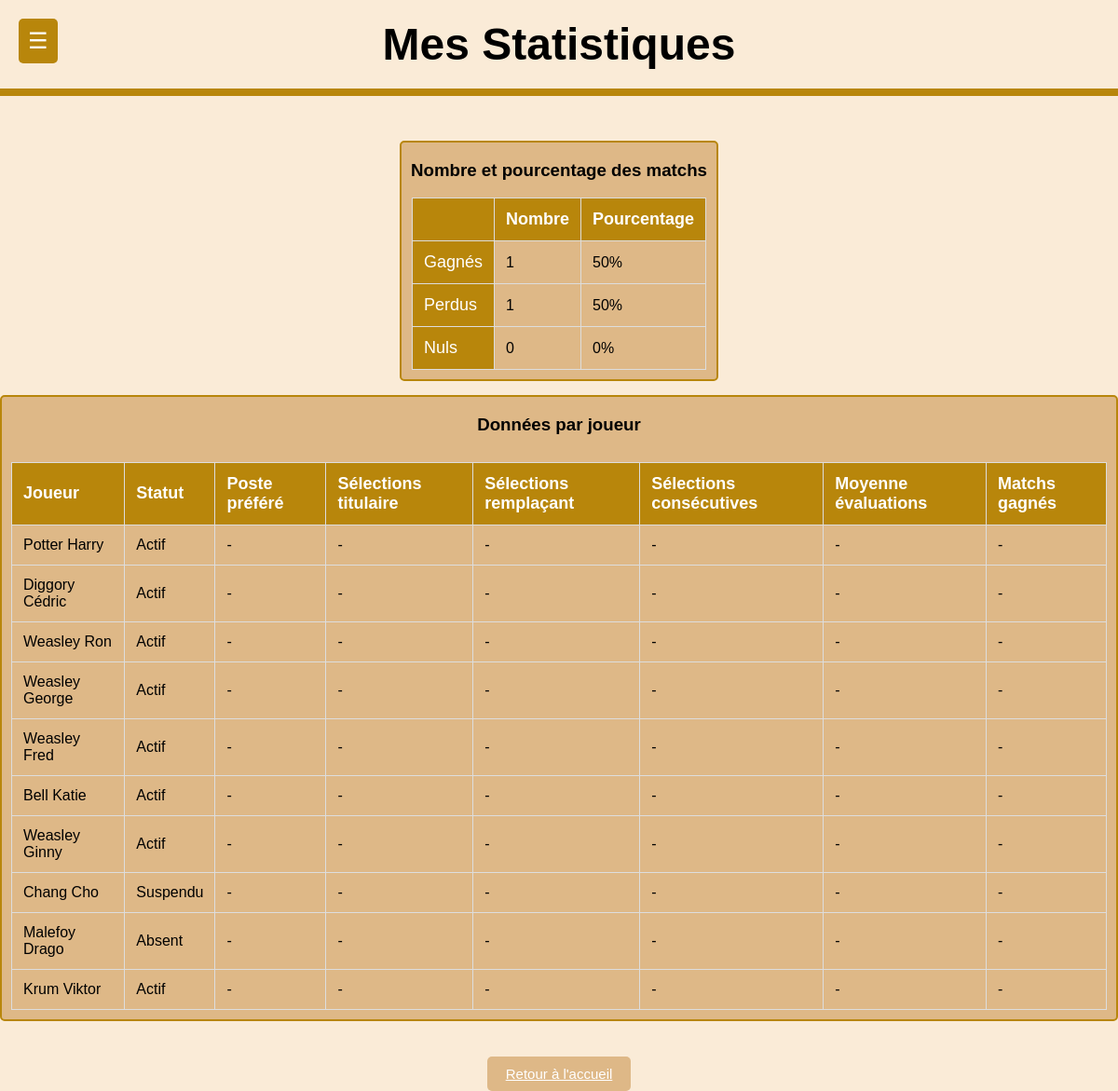
/php/pages/PageStatistiques.php, run on the app's committed database.
### tables this page shows
CREATE TABLE IF NOT EXISTS Joueur(
   Numero_licence INT ,
   Nom VARCHAR(30) ,
   Prenom VARCHAR(30) ,
   Date_naissance DATE,
   Taille DECIMAL(4,1)  ,
   Poids DECIMAL(4,1)  ,
   Statut ENUM('Actif', 'Blessé', 'Suspendu', 'Absent') DEFAULT 'Actif',
   Photo VARCHAR(51),
   PRIMARY KEY(Numero_licence)
);

### php/requetesSql.php (called while the page is built, shortened)
<?php
        $select_joueur = "SELECT Numero_licence, Nom, Prenom, Statut, photo FROM Joueur";
        $select_match_concat_date_heure="SELECT Date_Match, Heure, Lieu_Rencontre, Nom_Equipe_Adverse, Resultat_Equipe, Resultat_Equipe_Adverse, Id_Match FROM Match_ WHERE CONCAT(Date_Match,' ',Heure) < :current_datetime";
        $poste_prefere ="SELECT p.Poste
                        FROM Participer p JOIN Joueur j ON p.Numero_licence = j.Numero_licence WHERE p.Id_Match = (
                        SELECT MAX(Id_Match) FROM Participer WHERE Numero_licence = p.Numero_licence )
                        AND j.Numero_licence = ?";
        $nb_titulaire ="SELECT COUNT(p.Titulaire) AS Titulaire
                        FROM Participer p
                        JOIN Joueur j ON p.Numero_licence = j.Numero_licence
                        WHERE p.Titulaire = 1
                        AND j.Numero_licence = ?
                        GROUP BY j.Numero_licence";
        $nb_remplacant ="SELECT COUNT(p.Titulaire) AS Remplacant
                        FROM Participer p
                        JOIN Joueur j ON p.Numero_licence = j.Numero_licence
                        WHERE p.Titulaire = 0
                        AND j.Numero_licence = ?
                        GROUP BY j.Numero_licence";
        $nb_selec_consecutive ="WITH OrderedMatches AS (SELECT p.Numero_licence, m.Id_Match, m.Date_Match,
                                ROW_NUMBER() OVER (PARTITION BY p.Numero_licence ORDER BY m.Date_Match) AS rn
                                FROM Participer p JOIN Match_ m ON p.Id_Match = m.Id_Match WHERE p.Numero_licence = ? ),
                                ConsecutiveGroups AS (SELECT  Numero_licence, Id_Match, Date_Match, rn, DATE_SUB(Date_Match, INTERVAL rn DAY) AS grp
                                FROM OrderedMatches)
                                SELECT Numero_licence, COUNT(*) AS ConsecutiveSelections FROM ConsecutiveGroups
                                GROUP BY Numero_licence, grp ORDER BY ConsecutiveSelections DESC LIMIT 1";
        $moyenne_eval ="SELECT p.Numero_licence, AVG(p.Evaluation) AS Moyenne_Evaluation
                        FROM Participer p
                        JOIN Joueur j ON p.Numero_licence = j.Numero_licence
                        JOIN Match_ m ON p.Id_Match = m.Id_Match
                        WHERE p.Numero_licence = ?
                        AND m.Date_Match < CURDATE()
                        GROUP BY p.Numero_licence";
        $participation_match_gagne="SELECT
                                    p.Numero_licence, COUNT(*) AS Nombre_Participations_Matchs_Gagnes
                                    FROM Participer p
                                    JOIN Joueur j ON p.Numero_licence = j.Numero_licence
                                    JOIN Match_ m ON p.Id_Match = m.Id_Match
                                    WHERE p.Numero_licence = ?
                                    AND m.Resultat_Equipe > m.Resultat_Equipe_Adverse
                                    GROUP BY p.Numero_licence";
?>

### php/pages/PageStatistiques.php (the view, shortened to what this page needs)
<?php
require('../bd/ConnexionBD.php');
require('../requetesSql.php');
$stmt = $linkpdo->prepare($select_match_concat_date_heure);
$stmt->execute(['current_datetime' => date('Y-m-d H:i:s')]);
$matchs = $stmt->fetchAll(PDO::FETCH_ASSOC);
$stmt = $linkpdo->prepare($select_joueur);
$stmt->execute();
$joueurs = $stmt->fetchAll(PDO::FETCH_ASSOC);
function getDataFromQuery($linkpdo, $requete, $joueur, $paramAttendu){
    $stmt = $linkpdo->prepare($requete);
    $stmt->execute([$joueur["Numero_licence"]]);
    $result = $stmt->fetch(PDO::FETCH_ASSOC);
    if ($result == FALSE){
        return "-";
    } else {
        $temp_value = $result[$paramAttendu];
        if (is_numeric($temp_value)) {
            $temp_value = (int)floatval($temp_value);
        }
        return $temp_value;
    }
}
$matchs_gagnes = 0;
$matchs_perdus = 0;
$matchs_nuls = 0;
foreach ($matchs as $match) {
    if ($match['Resultat_Equipe'] > $match['Resultat_Equipe_Adverse']) {
        $matchs_gagnes++;
    } elseif ($match['Resultat_Equipe'] < $match['Resultat_Equipe_Adverse']) {
        $matchs_perdus++;
    } else {
        $matchs_nuls++;
    }
}
$nombre_total_match = count($matchs);
$pourcentage_matchs_gagnes = $nombre_total_match > 0 ? round(($matchs_gagnes / $nombre_total_match) * 100, 2) : 0;
$pourcentage_matchs_perdus = $nombre_total_match > 0 ? round(($matchs_perdus / $nombre_total_match) * 100, 2) : 0;
$pourcentage_matchs_nuls = $nombre_total_match > 0 ? round(($matchs_nuls / $nombre_total_match) * 100, 2) : 0;
?>
<!DOCTYPE html>
<html lang="fr">
<head>
    <link href="../css/Statistiques.css" rel="stylesheet">
</head>
<body>
<header>Mes Statistiques</header>
    <div class="menu-container">
        <button class="menu-button">☰</button>
    </div>
    <div class="grid">
        <div class="un">
            <h3> Nombre et pourcentage des matchs </h3>
            <table>
            <thead>
                <tr>
                    <th></th>
                    <th>Nombre</th>
                    <th>Pourcentage</th>
                </tr>
            </thead>
            <tbody>
            <tr>
                    <td class="type">Gagnés</td>
                    <td><?php echo $matchs_gagnes; ?></td>
                    <td><?php echo $pourcentage_matchs_gagnes; ?>%</td>
                </tr>
                <tr>
                    <td class="type">Perdus</td>
                    <td><?php echo $matchs_perdus; ?></td>
                    <td><?php echo $pourcentage_matchs_perdus; ?>%</td>
                </tr>
                <tr>
                    <td class="type">Nuls</td>
                    <td><?php echo $matchs_nuls; ?></td>
                    <td><?php echo $pourcentage_matchs_nuls; ?>%</td>
                </tr>
            </tbody>
            </table>
        </div>
        <div class="deux">
            <h3> Données par joueur </h3>
            <div style="display:flex;">
                <table>
                    <thead>
                        <tr>
                            <th>Joueur</th>
                            <th>Statut</th>
                            <th>Poste préféré</th>
                            <th>Sélections titulaire</th>
                            <th>Sélections remplaçant</th>
                            <th>Sélections consécutives</th>
                            <th>Moyenne évaluations</th>
                            <th>Matchs gagnés</th>
                        </tr>
                    </thead>
                    <tbody>
                        <?php foreach ($joueurs as $joueur) :?>
                        <tr>
                            <td><?php echo htmlspecialchars($joueur['Nom']).' '.htmlspecialchars($joueur['Prenom']); ?></td>
                            <td><?php echo htmlspecialchars($joueur['Statut']); ?></td>
                            <td><?php echo htmlspecialchars(getDataFromQuery($linkpdo, $poste_prefere, $joueur, "Poste")); ?></td>
                            <td><?php echo htmlspecialchars(getDataFromQuery($linkpdo, $nb_titulaire, $joueur, "Titulaire")); ?></td>
                            <td><?php echo htmlspecialchars(getDataFromQuery($linkpdo, $nb_remplacant, $joueur, "Remplacant")); ?></td>
                            <td><?php echo htmlspecialchars(getDataFromQuery($linkpdo, $nb_selec_consecutive, $joueur, "ConsecutiveSelections")); ?></td>
                            <td><?php echo htmlspecialchars(getDataFromQuery($linkpdo, $moyenne_eval, $joueur, "Moyenne_Evaluation")); ?></td>
                            <td><?php echo htmlspecialchars(getDataFromQuery($linkpdo, $participation_match_gagne, $joueur, "Nombre_Participations_Matchs_Gagnes")); ?></td>
                        </tr>
                        <?php endforeach;?>
                    </tbody>
                </table>
            </div>
        </div>
    </div>
<a class="return" href="PageAccueil.php">Retour à l'accueil</a>
</body>
</html>

### php/css/Statistiques.css (style rules this page uses)
body { font-family: Arial, sans-serif; text-align: center; margin: 0; padding: 0; background-color: antiquewhite; }
header { background-color: antiquewhite; padding: 20px; font-size: 48px; font-weight: bold; border-bottom: 8px solid darkgoldenrod; }
table { margin: 10px auto; border-collapse: collapse; }
th, td { padding: 12px; text-align: left; border: 1px solid #ddd; }
th { background-color: darkgoldenrod; color: white; font-size: 18px; }
td { background-color: burlywood; }
.type { background-color: darkgoldenrod; color: white; font-size: 18px; }
.return { padding: 10px 20px; background-color: burlywood; color: white; border: none; cursor: pointer; border-radius: 5px; font-size: 15px; margin-top: 20px; transition: background-color 0.2s ease; }
.menu-container { position: absolute; top: 20px; left: 20px; }
.menu-button { background-color: darkgoldenrod; color: white; padding: 10px; border: none; border-radius: 5px; cursor: pointer; font-size: 24px; }
.grid { display: flex; flex-direction: column; justify-content: center; align-items: center; gap: 15px; margin-top: 4%; margin-bottom: 4%; }
.un { padding: 0px 10px; background-color: burlywood; border-radius: 5px; border: 2px solid darkgoldenrod; }
.deux { padding: 0px 10px; background-color: burlywood; border-radius: 5px; border: 2px solid darkgoldenrod; }

### data on the page
joueur: Nom "Potter", Prenom "Harry", Statut "Actif", joueur "-"
joueur: Nom "Diggory", Prenom "Cédric", Statut "Actif", joueur "-"
joueur: Nom "Weasley", Prenom "Ron", Statut "Actif", joueur "-"
joueur: Nom "Weasley", Prenom "George", Statut "Actif", joueur "-"
joueur: Nom "Weasley", Prenom "Fred", Statut "Actif", joueur "-"
joueur: Nom "Bell", Prenom "Katie", Statut "Actif", joueur "-"
joueur: Nom "Weasley", Prenom "Ginny", Statut "Actif", joueur "-"
joueur: Nom "Chang", Prenom "Cho", Statut "Suspendu", joueur "-"
joueur: Nom "Malefoy", Prenom "Drago", Statut "Absent", joueur "-"
joueur: Nom "Krum", Prenom "Viktor", Statut "Actif", joueur "-"

### other printed values
$matchs_gagnes "1"
$pourcentage_matchs_gagnes "50"
$matchs_perdus "1"
$pourcentage_matchs_perdus "50"
$matchs_nuls "0"
$pourcentage_matchs_nuls "0"
